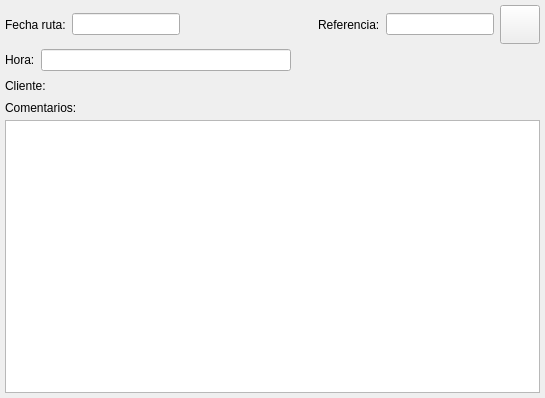
<?xml version="1.0" encoding="UTF-8"?>
<ui version="4.0">
 <author>Tomeu Borras</author>
 <class>RutaComercialBase</class>
 <widget class="QWidget" name="RutaComercialBase">
  <property name="geometry">
   <rect>
    <x>0</x>
    <y>0</y>
    <width>545</width>
    <height>398</height>
   </rect>
  </property>
  <property name="windowTitle">
   <string>Ruta comercial</string>
  </property>
  <property name="windowIcon">
   <iconset resource="../../../bulmages.qrc">
    <normaloff>:/Images/rcomercial.png</normaloff>:/Images/rcomercial.png</iconset>
  </property>
  <layout class="QVBoxLayout">
   <property name="spacing">
    <number>5</number>
   </property>
   <property name="margin">
    <number>5</number>
   </property>
   <item>
    <layout class="QHBoxLayout">
     <property name="spacing">
      <number>6</number>
     </property>
     <property name="margin">
      <number>0</number>
     </property>
     <item>
      <layout class="QHBoxLayout">
       <property name="spacing">
        <number>6</number>
       </property>
       <property name="margin">
        <number>0</number>
       </property>
       <item>
        <widget class="QLabel" name="textLabel1_2_2_3_9">
         <property name="sizePolicy">
          <sizepolicy hsizetype="Minimum" vsizetype="Preferred">
           <horstretch>0</horstretch>
           <verstretch>0</verstretch>
          </sizepolicy>
         </property>
         <property name="text">
          <string>Fecha ruta:</string>
         </property>
         <property name="buddy">
          <cstring>mui_fecharutacomercial</cstring>
         </property>
        </widget>
       </item>
       <item>
        <widget class="BlDateSearch" name="mui_fecharutacomercial"/>
       </item>
      </layout>
     </item>
     <item>
      <spacer>
       <property name="orientation">
        <enum>Qt::Horizontal</enum>
       </property>
       <property name="sizeHint" stdset="0">
        <size>
         <width>40</width>
         <height>20</height>
        </size>
       </property>
      </spacer>
     </item>
     <item>
      <layout class="QHBoxLayout">
       <property name="spacing">
        <number>6</number>
       </property>
       <property name="margin">
        <number>0</number>
       </property>
       <item>
        <widget class="QLabel" name="textLabel1_2_2_3_3">
         <property name="sizePolicy">
          <sizepolicy hsizetype="Minimum" vsizetype="Preferred">
           <horstretch>0</horstretch>
           <verstretch>0</verstretch>
          </sizepolicy>
         </property>
         <property name="text">
          <string>Referencia:</string>
         </property>
         <property name="buddy">
          <cstring>mui_refrutacomercial</cstring>
         </property>
        </widget>
       </item>
       <item>
        <widget class="QLineEdit" name="mui_refrutacomercial"/>
       </item>
       <item>
        <widget class="QToolButton" name="mui_informereferencia">
         <property name="minimumSize">
          <size>
           <width>32</width>
           <height>32</height>
          </size>
         </property>
         <property name="toolTip">
          <string>Informe por Referencia</string>
         </property>
         <property name="whatsThis">
          <string>Informe por Referencia</string>
         </property>
         <property name="text">
          <string/>
         </property>
         <property name="icon">
          <iconset resource="../../../bulmages.qrc">
           <normaloff>:/BfBulmaFact48x48/images/png/48x48/i_bulmages_informexreferencia.48x48.png</normaloff>:/BfBulmaFact48x48/images/png/48x48/i_bulmages_informexreferencia.48x48.png</iconset>
         </property>
         <property name="iconSize">
          <size>
           <width>32</width>
           <height>32</height>
          </size>
         </property>
        </widget>
       </item>
      </layout>
     </item>
    </layout>
   </item>
   <item>
    <layout class="QHBoxLayout">
     <property name="spacing">
      <number>6</number>
     </property>
     <property name="margin">
      <number>0</number>
     </property>
     <item>
      <widget class="QLabel" name="textLabel1_2_2_3_5">
       <property name="sizePolicy">
        <sizepolicy hsizetype="Minimum" vsizetype="Preferred">
         <horstretch>0</horstretch>
         <verstretch>0</verstretch>
        </sizepolicy>
       </property>
       <property name="text">
        <string>Hora:</string>
       </property>
       <property name="buddy">
        <cstring>mui_refrutacomercial</cstring>
       </property>
      </widget>
     </item>
     <item>
      <widget class="QLineEdit" name="mui_horarutacomercial"/>
     </item>
     <item>
      <spacer>
       <property name="orientation">
        <enum>Qt::Horizontal</enum>
       </property>
       <property name="sizeHint" stdset="0">
        <size>
         <width>40</width>
         <height>20</height>
        </size>
       </property>
      </spacer>
     </item>
    </layout>
   </item>
   <item>
    <layout class="QHBoxLayout">
     <property name="spacing">
      <number>6</number>
     </property>
     <property name="margin">
      <number>0</number>
     </property>
     <item>
      <layout class="QHBoxLayout">
       <property name="spacing">
        <number>6</number>
       </property>
       <property name="margin">
        <number>0</number>
       </property>
       <item>
        <widget class="QLabel" name="textLabel1_2_2_3_10">
         <property name="sizePolicy">
          <sizepolicy hsizetype="Minimum" vsizetype="Preferred">
           <horstretch>0</horstretch>
           <verstretch>0</verstretch>
          </sizepolicy>
         </property>
         <property name="text">
          <string>Cliente:</string>
         </property>
         <property name="buddy">
          <cstring>mui_idcliente</cstring>
         </property>
        </widget>
       </item>
       <item>
        <widget class="BlSearchWidget" name="mui_idcliente" native="true"/>
       </item>
      </layout>
     </item>
     <item>
      <spacer>
       <property name="orientation">
        <enum>Qt::Horizontal</enum>
       </property>
       <property name="sizeHint" stdset="0">
        <size>
         <width>40</width>
         <height>20</height>
        </size>
       </property>
      </spacer>
     </item>
    </layout>
   </item>
   <item>
    <layout class="QVBoxLayout">
     <property name="spacing">
      <number>5</number>
     </property>
     <property name="margin">
      <number>0</number>
     </property>
     <item>
      <widget class="QLabel" name="textLabel1_2_2_3_4">
       <property name="sizePolicy">
        <sizepolicy hsizetype="Minimum" vsizetype="Preferred">
         <horstretch>0</horstretch>
         <verstretch>0</verstretch>
        </sizepolicy>
       </property>
       <property name="text">
        <string>Comentarios:</string>
       </property>
       <property name="buddy">
        <cstring>mui_comentrutacomercial</cstring>
       </property>
      </widget>
     </item>
     <item>
      <widget class="QTextEdit" name="mui_comentrutacomercial"/>
     </item>
    </layout>
   </item>
  </layout>
 </widget>
 <layoutdefault spacing="2" margin="2"/>
 <customwidgets>
  <customwidget>
   <class>BlDateSearch</class>
   <extends>QLineEdit</extends>
   <header>bldatesearch.h</header>
  </customwidget>
  <customwidget>
   <class>BlSearchWidget</class>
   <extends>QWidget</extends>
   <header>blsearchwidget.h</header>
  </customwidget>
 </customwidgets>
 <resources>
  <include location="../../../bulmages.qrc"/>
 </resources>
 <connections/>
</ui>
